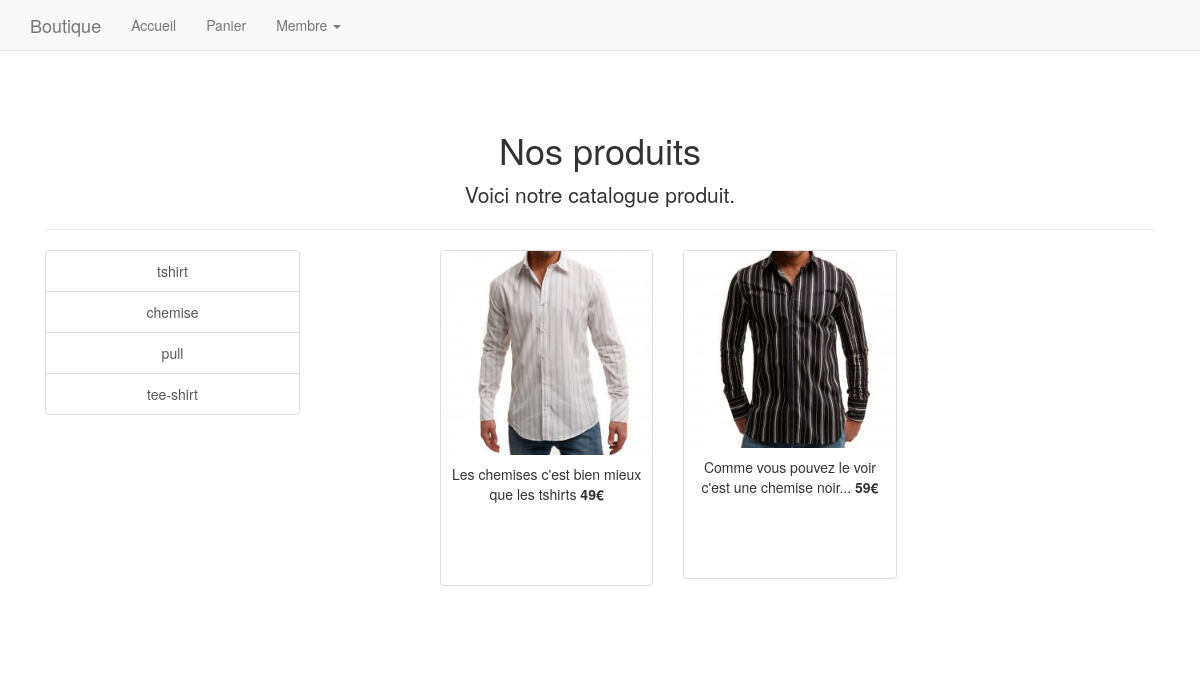
/site/sindex.php?categorie=chemise, run on the app's committed database.
### tables this page shows
CREATE TABLE `produit` (
  `id_produit` int(3) NOT NULL,
  `reference` varchar(20) NOT NULL,
  `categorie` varchar(20) NOT NULL,
  `titre` varchar(100) NOT NULL,
  `description` text NOT NULL,
  `couleur` varchar(20) NOT NULL,
  `taille` varchar(5) NOT NULL,
  `public` enum('m','f','mixte') NOT NULL,
  `photo` varchar(250) NOT NULL,
  `prix` int(3) NOT NULL,
  `stock` int(3) NOT NULL
);

### site/inc/init.php (called while the page is built, shortened)
<?php
$content = '';
?>

### site/sindex.php (the view)
<?php
require_once('inc/init.php'); ?>
<?php
    $r =  $pdo->query('SELECT DISTINCT (categorie) FROM produit');
    $content .= '<div class="row">';
    $content .= '<div class="col-md-3"><div class="list-group">';
    while($categorie = $r->fetch(PDO::FETCH_ASSOC))
    {
        $content .= "<a href=\"?categorie=$categorie[categorie]\" class=\"list-group-item\">$categorie[categorie]</a>";
    }
    $content .= '</div></div>';
    $content .= '<div class="col-md-8 col-md-offset-1">';
    if(isset($_GET['categorie']))
    {
        $r = $pdo->query("SELECT * FROM produit WHERE categorie = '$_GET[categorie]' ");
        while($produit = $r->fetch(PDO::FETCH_ASSOC))
        {
            $content .= '<div class="col-sm-4 col-lg-4 col-md-4">
                            <div class="thumbnail">
                                <a href="fiche-produit.php?id_produit=' . $produit['id_produit'] .'"> <img src=" ' . $produit['photo'] . '" alt=""> </a>
                                <div class="caption">
                                    <ahref=""></a>
                                     <p> ' . $produit['description'] . '<strong> ' . $produit['prix'] . '€ </strong></p>
                                </div>
                            </div>
                        </div>';
        }
    }
    $content .= '</div>';
?>
<?php include('inc/haut.php'); ?>
<h1>Nos produits</h1>
<p class="lead">Voici notre catalogue produit.</p>
<hr>
<?= $content?>
<?php include('inc/bas.php'); ?>

### site/inc/css/style.css (style rules this page uses)
body { padding-top: 70px; }
.caption { height: 130px; overflow: hidden; }
.thumbnail img { width: 100%; }
.thumbnail { padding: 0; }

### data on the page
produit: photo (picture), description "Les chemises c'est bien mieux que les tshirts", prix "49"
produit: photo (picture), description "Comme vous pouvez le voir c'est une chemise noir...", prix "59"

### other printed values
$categorie[categorie] "tshirt"
$categorie[categorie] "chemise"
$categorie[categorie] "pull"
$categorie[categorie] "tee-shirt"
